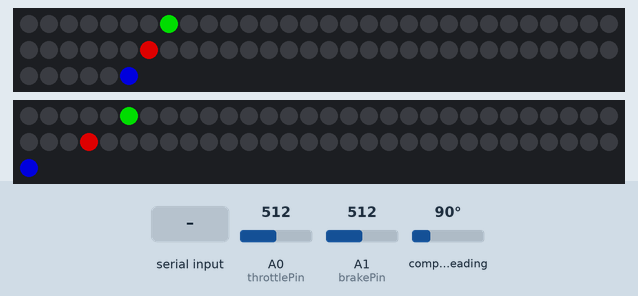
A sketch run on a simulated Arduino Uno, built with avr-gcc and run on an emulated ATmega328P. Parts: 66 RGB LEDs in strip order, left to right, continuing on the next row, 61 RGB LEDs in strip order, left to right, continuing on the next row. Wiring (inferred from the names in the program): AS5600 angle sensor at I2C address 0x36. The test bench sets the inputs (shaded band); at power-on: A0 (throttlePin) = 512, A1 (brakePin) = 512, compass heading 90°. Dim RGB values are drawn brighter than linear; what the sketch prints to the serial monitor is not drawn.

Above: at 0.1 s.
2.3 s: "LED,\n" received over Serial
3.8 s: "LED,90\n" received over Serial
5.3 s: "LED_OFF\n" received over Serial
6.9 s: "LED,,45\n" received over Serial
Timing chart, 0 to 9.4 s (numbered marks = the images above; inputs shaded):
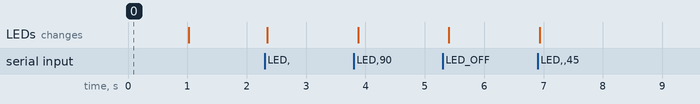

The sketch:

arduino.ino
```cpp
#include <Wire.h>
#include <Adafruit_NeoPixel.h>

// ---------------------------
// AS5600 (steering encoder)
// ---------------------------
#define AS5600_ADDR    0x36
#define RAW_ANGLE_HIGH 0x0C
#define RAW_ANGLE_LOW  0x0D

// ---------------------------
// Analog inputs (throttle / brake)
// ---------------------------
const int throttlePin = A0;
const int brakePin    = A1;

const int analogMin = 190;  // calibration for 0%
const int analogMax = 800;  // calibration for 100%

// ---------------------------
// LED strips (top + bottom)
// ---------------------------
#define TOP_PIN      6
#define BOTTOM_PIN   5

#define TOP_START    7
#define TOP_END      65
#define TOP_COUNT    (TOP_END - TOP_START + 1)

#define BOTTOM_START 5
#define BOTTOM_END   60
#define BOTTOM_COUNT (BOTTOM_END - BOTTOM_START + 1)

#define BRIGHTNESS   150

Adafruit_NeoPixel stripTop(TOP_END + 1, TOP_PIN, NEO_GRB + NEO_KHZ800);
Adafruit_NeoPixel stripBottom(BOTTOM_END + 1, BOTTOM_PIN, NEO_GRB + NEO_KHZ800);

// Serial input buffer (Unity → Arduino)
String incomingLine;

void setup() {
  Wire.begin();
  Serial.begin(9600);  // Ardity must use 9600

  stripTop.begin();
  stripBottom.begin();
  stripTop.setBrightness(BRIGHTNESS);
  stripBottom.setBrightness(BRIGHTNESS);
  stripTop.clear();
  stripBottom.clear();
  stripTop.show();
  stripBottom.show();

  startupPattern();
}

void loop() {
  // 1) Handle LED commands from Unity
  readSerialCommand();

  // 2) Send steering/throttle/brake to Unity
  sendHandlebarDataToUnity();

  delay(100); // ~10 Hz sensor update
}

// ===========================
// Unity ← Arduino: Send inputs
// ===========================
void sendHandlebarDataToUnity() {
  uint16_t angleRaw = readAS5600Raw();
  float angleDeg = (angleRaw * 360.0) / 4096.0;

  float throttle = normalize(analogRead(throttlePin));
  float brake    = normalize(analogRead(brakePin));

  // The ONLY thing we print to Serial: numeric CSV
  Serial.print((int)angleDeg);
  Serial.print(",");
  Serial.print((int)(throttle * 100));
  Serial.print(",");
  Serial.println((int)(brake * 100));
}

// ===========================
// Unity → Arduino: LED commands
// ===========================
void readSerialCommand() {
  while (Serial.available() > 0) {
    char c = Serial.read();

    if (c == '\n' || c == '\r') {
      if (incomingLine.length() > 0) {
        processCommand(incomingLine);
        incomingLine = "";
      }
    } else {
      incomingLine += c;
    }
  }
}

// Expecting: "LED,<angleDeg>"
void processCommand(const String& cmd) {
  // Turn everything off
  if (cmd == "LED_OFF") {
    for (int i = TOP_START; i <= TOP_END; i++) {
      stripTop.setPixelColor(i, stripTop.Color(0, 0, 0));
    }
    for (int i = BOTTOM_START; i <= BOTTOM_END; i++) {
      stripBottom.setPixelColor(i, stripBottom.Color(0, 0, 0));
    }
    stripTop.show();
    stripBottom.show();
    return;
  }

  // Normal LED angle command: "LED,<angleDeg>"
  if (!cmd.startsWith("LED,")) return;

  int commaIndex = cmd.indexOf(',');
  if (commaIndex < 0) return;

  String angleStr = cmd.substring(commaIndex + 1);
  float angleDeg = angleStr.toFloat();

  showWarningAtAngle(angleDeg);
}


// Map angle (-90..+90) to calibrated LEDs on both strips
void showWarningAtAngle(float angleDeg) {
  // -90° = far left, +90° = far right
  float clamped = constrain(angleDeg, -90.0, 90.0);

  float normalized = (clamped + 90.0) / 180.0;   // 0..1
  normalized = 1.0 - normalized;                // 🔁 flip direction

  // Top strip: [TOP_START .. TOP_END]
  int topOffset = (int)round(normalized * (TOP_COUNT - 1));
  int topIndex  = TOP_START + topOffset;
  topIndex = constrain(topIndex, TOP_START, TOP_END);

  // Bottom strip: [BOTTOM_START .. BOTTOM_END]
  int bottomOffset = (int)round(normalized * (BOTTOM_COUNT - 1));
  int bottomIndex  = BOTTOM_START + bottomOffset;
  bottomIndex = constrain(bottomIndex, BOTTOM_START, BOTTOM_END);

  // Turn everything off first
  for (int i = TOP_START; i <= TOP_END; i++) {
    stripTop.setPixelColor(i, stripTop.Color(0, 0, 0));
  }
  for (int i = BOTTOM_START; i <= BOTTOM_END; i++) {
    stripBottom.setPixelColor(i, stripBottom.Color(0, 0, 0));
  }

  // Light only the selected direction LED on both strips
  stripTop.setPixelColor(topIndex, stripTop.Color(255, 0, 0));
  stripBottom.setPixelColor(bottomIndex, stripBottom.Color(255, 0, 0));

  stripTop.show();
  stripBottom.show();
}


// ===========================
// Startup pattern (optional)
// ===========================
void startupPattern() {
  stripTop.clear();
  stripBottom.clear();

  stripTop.setPixelColor(TOP_START, stripTop.Color(0, 255, 0));
  stripTop.setPixelColor(TOP_START + TOP_COUNT / 2, stripTop.Color(255, 0, 0));
  stripTop.setPixelColor(TOP_END, stripTop.Color(0, 0, 255));

  stripBottom.setPixelColor(BOTTOM_START, stripBottom.Color(0, 255, 0));
  stripBottom.setPixelColor(BOTTOM_START + BOTTOM_COUNT / 2, stripBottom.Color(255, 0, 0));
  stripBottom.setPixelColor(BOTTOM_END, stripBottom.Color(0, 0, 255));

  stripTop.show();
  stripBottom.show();
  delay(1000);

  stripTop.clear();
  stripBottom.clear();
  stripTop.show();
  stripBottom.show();
}

// ===========================
// AS5600 raw angle read
// ===========================
uint16_t readAS5600Raw() {
  Wire.beginTransmission(AS5600_ADDR);
  Wire.write(RAW_ANGLE_HIGH);
  Wire.endTransmission();

  Wire.requestFrom(AS5600_ADDR, 2);
  uint8_t high = Wire.read();
  uint8_t low  = Wire.read();

  return ((high << 8) | low) & 0x0FFF;
}

// ===========================
// Normalize analog to 0..1
// ===========================
float normalize(int rawValue) {
  rawValue = constrain(rawValue, analogMin, analogMax);
  return (rawValue - analogMin) * 1.0 / (analogMax - analogMin);
}
```
